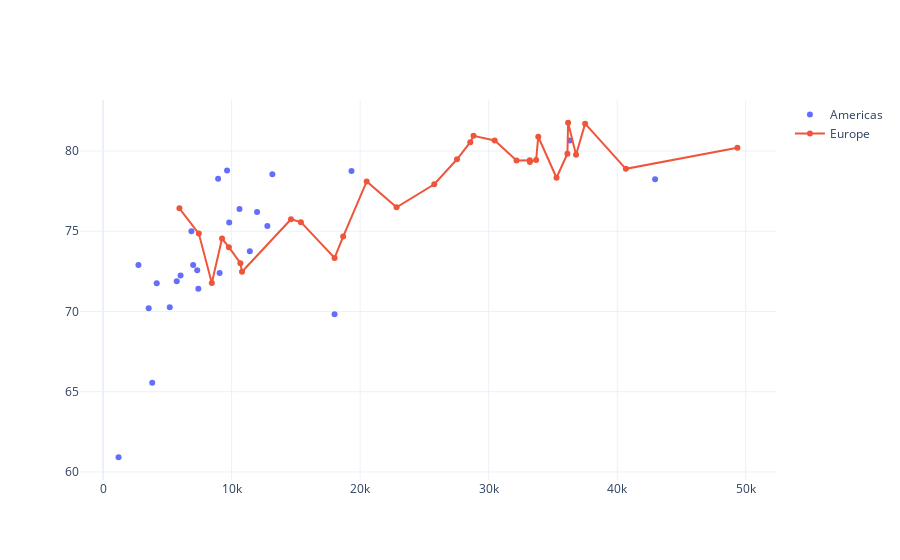

Source (notebook cell):
### Markdown cell above
Можно добавить подписи к каждой точке с помощью аттрибута **text**. К примеру добавим к каждой точке название страны.

### Code cell
trace_americas = go.Scatter(x=data_americas['gdp_percap'],
                            y=data_americas['life_exp'],
                            name='Americas',
                            mode='markers',
                            text=data_americas['name']
                           )

trace_europe = go.Scatter(x=data_europe['gdp_percap'],
                          y=data_europe['life_exp'],
                          name='Europe',
                          mode='lines+markers',
                          text=data_europe['name']
                         )

pyo.iplot([trace_americas, trace_europe])

### Figure 1 — Plotly figure (JSON) as saved in the notebook; plotly's stock layout.template omitted (floating-point values rounded to 4 significant figures)
{"data": [{"mode": "markers", "name": "Americas", "text": [" Haiti", " Nicaragua", " Honduras", " Bolivia", " Paraguay", " Guatemala", " El Salvador", " Dominican Republic", " Ecuador", " Colombia", " Jamaica", " Peru", " Cuba", " Brazil", " Costa Rica", " Panama", " Uruguay", " Venezuela", " Mexico", " Argentina", " Chile", " Trinidad and Tobago", " Puerto Rico", " Canada", " United States"], "type": "scatter", "x": [1202.0, 2749.0, 3548.0, 3822.0, 4173.0, 5186.0, 5728.0, 6025.0, 6873.0, 7007.0, 7321.0, 7409.0, 8948.0, 9066.0, 9645.0, 9809.0, 10610.0, 11420.0, 11980.0, 12780.0, 13170.0, 18010.0, 19330.0, 36320.0, 42950.0], "y": [60.92, 72.9, 70.2, 65.55, 71.75, 70.26, 71.88, 72.23, 74.99, 72.89, 72.57, 71.42, 78.27, 72.39, 78.78, 75.54, 76.38, 73.75, 76.19, 75.32, 78.55, 69.82, 78.75, 80.65, 78.24]}, {"mode": "lines+markers", "name": "Europe", "text": [" Albania", " Bosnia and Herzegovina", " Turkey", " Montenegro", " Serbia", " Bulgaria", " Romania", " Croatia", " Poland", " Hungary", " Slovak Republic", " Portugal", " Czech Republic", " Slovenia", " Greece", " Italy", " Spain", " France", " Germany", " United Kingdom", " Finland", " Belgium", " Sweden", " Denmark", " Austria", " Iceland", " Netherlands", " Switzerland", " Ireland", " Norway"], "type": "scatter", "x": [5937.0, 7446.0, 8458.0, 9254.0, 9787.0, 10680.0, 10810.0, 14620.0, 15390.0, 18010.0, 18680.0, 20510.0, 22830.0, 25770.0, 27540.0, 28570.0, 28820.0, 30470.0, 32170.0, 33200.0, 33210.0, 33690.0, 33860.0, 35280.0, 36130.0, 36180.0, 36800.0, 37510.0, 40680.0, 49360.0], "y": [76.42, 74.85, 71.78, 74.54, 74.0, 73.0, 72.48, 75.75, 75.56, 73.34, 74.66, 78.1, 76.49, 77.93, 79.48, 80.55, 80.94, 80.66, 79.41, 79.42, 79.31, 79.44, 80.88, 78.33, 79.83, 81.76, 79.76, 81.7, 78.89, 80.2]}], "layout": {}}
